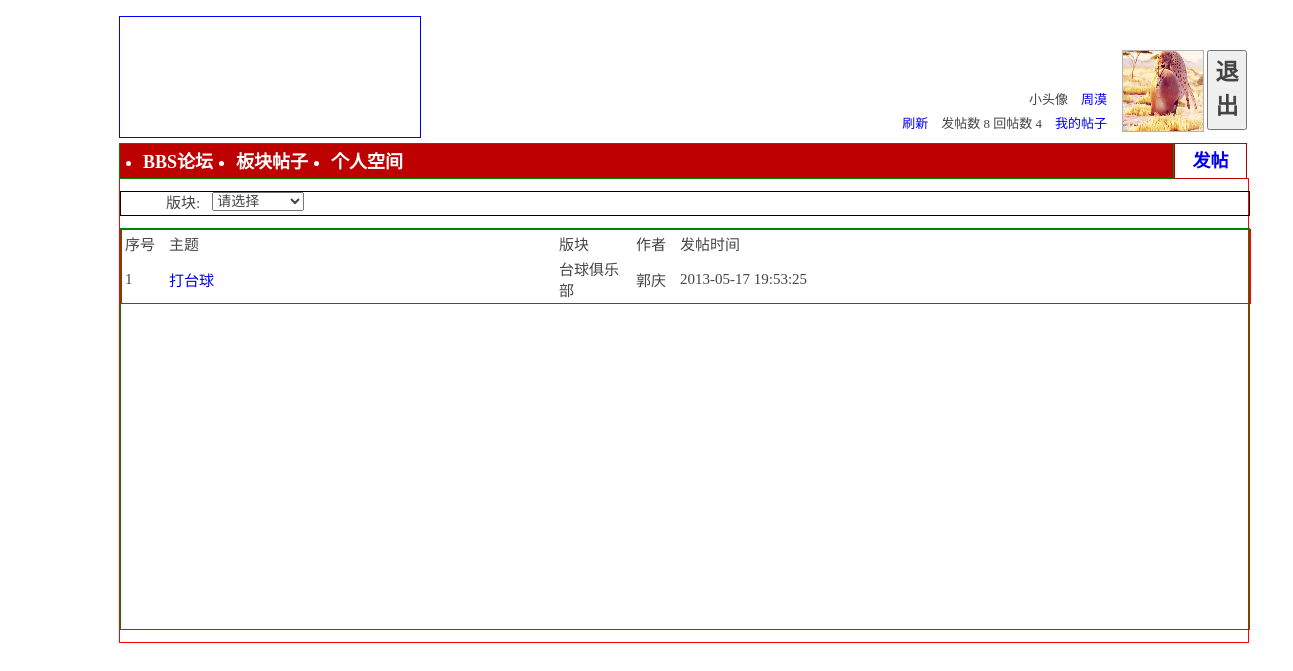
Page /fd_bbs/faces/PlateHandle.php?plate_name=台球俱乐部 (signed in) on the committed database.
### tables this page shows
CREATE TABLE IF NOT EXISTS `title` (
  `title_id` bigint(20) NOT NULL AUTO_INCREMENT,
  `plate_name` varchar(32) NOT NULL,
  `auther` varchar(32) NOT NULL,
  `theme` varchar(128) NOT NULL,
  `content` text NOT NULL,
  `title_time` datetime NOT NULL,
  PRIMARY KEY (`title_id`),
  KEY `ti1` (`plate_name`),
  KEY `ti2` (`auther`)
);

### fd_bbs/faces/PlateHandle.php (the view, shortened to what this page needs)
<html>
<head>
<link rel="stylesheet" type="text/css" href="css/PlateHandle.css"/>
</head>
<body>
<?php
	$grade=$_SESSION['grade'];
	$username=$_SESSION['username'];
	$whichPlate=$_SESSION['whichPlate'];
	$pic=$_SESSION['pic'];
	$plate_name=$_GET['plate_name'];
	require_once '../PhpBackstage/Sql_handle.php';
	$sql=new SqlTool();
	$sentence_area="select theme,plate_name,auther,title_time,title_id from title where plate_name='".$plate_name."'";
	$res=$sql->dql_handle($sentence_area);
	$cols=mysql_num_fields($res);
	$ct_shenghuo="select plate_name from plate";
	$ress=$sql->dql_handle($ct_shenghuo);
	$of_title="select title_id from title where auther='".$username."'";
	$of_replytitle="select reply_id from reply_title where reply_people='".$username."'";
	$res_numof_title=$sql->dql_handle($of_title);
	$res_numof_replytitle=$sql->dql_handle($of_replytitle);
	$numof_title=mysql_num_rows($res_numof_title);
	$numof_replytitle=mysql_num_rows($res_numof_replytitle);
?>
<div class="main">
	<div class="div1">
		<div class="head_pic"></div>
		<div class="head_user">
			<div>
				<form action="../PhpBackstage/quit.php" method="post">
					<button  class="quit" title="返回登录">退出</button>
				</form>
			</div>
			<div class="user_pic"><a href="UserSpace.php">
			<?php
				if($pic=="no")
				{
					echo "<img src=\"../imges/1.jpg\" style=\"width:100%;height:100%\"/>";
				}
				else
				{
					echo "<img src=\"$pic\"style=\"width:100%;height:100%\"/>";
				}
			?>
			</a></div>
			<div class="user_info">
				<div class="user_info1"><span>小头像　<a href="UserSpace.php"><?php echo "$username";?></a></span></div>
				<div class="user_info2"><span><a href="MainPage.php">刷新　</a></span><span>发帖数&nbsp;<?php echo $numof_title;?></span>
				<span>回帖数&nbsp;<?php echo $numof_replytitle;?>　</span><a href="UserSpace.php"><span>我的帖子</span></a></div>
			</div>
		</div>
	</div>
	<div class="div2">
		<div class="trabecula">
			<ul>
			<li><a href="MainPage.php" title="首页"><span>BBS论坛</span></a></li>
			<li><a href="PlateHandle.php?plate_name=<?php echo $whichPlate;?>"title="版块帖子"><span>板块帖子</span></a></li>
			<li><a href="UserSpace.php" title="个人空间"><span>个人空间</span></a></li>
			</ul>
		</div>
		<div class="post_message"><a href="PostMessage.php"><span>发帖</span></a></div>
	</div>
	<div class="div3">
		<div class="theme">
			<span style="float:left;margin-left:45px;margin-right:12px;font-size:15px">版块:</span>
			<?php
				echo "<select onchange=\"cha(this.options[this.options.selectedIndex].value)\">";
				echo "<option value=\"\">请选择</option>";
				for($i=0;$i<$row=mysql_fetch_row($ress);$i++)
				{
					if($row[0]=="")
					{
						continue;
					}
				}
				echo "</select>";
			?>
		</div>
		<div class="message">
		<?php
			echo "<table style=\"table-layout:fixed;border:1px solid red;font-size:15px;width:1130px;display:block\">";
					echo "<tr>";
					for($i=-1;$i<=$cols;$i++)
					{
						switch($i)
						{
							case '-1':
								echo "<td style=\"width:40px;\">序号</td>";
								break;
							case '0':
								echo "<td style=\"width:386px;\">主题</td>";
								break;
							case '1':
								echo "<td style=\"width:73px;\">版块</td>";
								break;
							case '2':
								echo "<td style=\"width:40px;\">作者</td>";
								break;
							case '3':
								echo "<td style=\"width:168px;\">发帖时间</td>";
								break;
							case '4':
								{
									if($grade=="管理员"||($whichPlate==$plate_name))
									{
										echo "<td style=\"width:100px;\">处理</td>";
										break;
									}
								}
						}
					}
					echo "</tr>";
					for($i=1;$i<=$row=mysql_fetch_row($res);$i++)
					{
						echo "<tr>";
						for($j=-1;$j<$cols;$j++)
						{
							if($j==-1)
							{
								echo "<td>$i</td>";
							}
							else if($j!=($cols-1))
							{
								if($j==0)
								{
									echo "<td style=\"overflow:hidden;white-space:nowrap;\">";
									echo "<a href=\"SomeMessage.php?id=$row[4]&page=0&numofpage=0&endnum=0\">$row[$j]</a>";
									echo "</td>";
								}
								else
								{
									echo "<td>$row[$j]</td>";
								}
							}
							else
							{
								if($grade=="管理员"||($grade=="版主"&&$whichPlate==$plate_name))
								{
									echo "<td><a href=\"../PhpBackstage/Self_info_handle.php?post_reply=1&id=$row[$j]\">删除</a>/
									<a href=\"Self_tiezi_change.php?post_reply=1&id=$row[$j]\">修改</a></td>";
								}
							}
						}
						echo "</tr>";
					}
					echo "</table>";
				?>
		</div>
	</div>
</div>
</body>
</html>

### fd_bbs/faces/css/PlateHandle.css (style rules this page uses)
body, input, button, select, textarea { font: 12px/1.5 Tahoma,'Microsoft Yahei','Simsun'; font-family: Tahoma, 'Microsoft Yahei', Simsun; font-size: 14px; font-style: normal; font-variant: normal; font-weight: normal; line-height: 1.5; color: #444; }
body { padding:0px; }
body, ul, li { padding-left: 0px; }
a { text-decoration:none; }
.main { // border:1px solid red; width:1200; height:auto; margin-left:75px; margin-right:74px; }
.div1 { margin-top:12px; height:130px; }
.user_info { //border:1px solid red; width:223px; height:80px; float:right; }
.user_info,.user_pic,.quit { margin-top:20px; }
.user_info1 { margin-top:40px; width:auto; height:12px; float:right; }
.user_info2 { margin-top:12px; width:auto; float:right; }
.user_info1,.user_info2 { margin-right:12px; font-size:13px; }
.user_pic { margin-left:3px; float:right; width:80px; height:80px; border:1px solid #B4B4B4; }
.quit { font-size:23px; font-weight:bold; font-family:'华文新魏'; //border:1px solide red; width:40px; height:80px; margin-left:3px; margin-bottom:0px; float:right; }
.div2 { margin-top:1px; height:34px; //border:1px solid #B4B4B4; }
.div3 { margin-top:1px; height:400px; border:1px solid red; }
.div1,.div2,.div3,.div4 { //border:1px solid red; width:94%; margin-left:3%; margin-right:3%; }
.head_pic { width:300px; height:120px; margin-top:4px; margin-bottom:4px; border:1px solid blue; float:left; }
.head_user { //border:1px solid red; width:430px; height:120px; margin-top:4px; margin-bottom:4px; float:right; }
.trabecula { border:1px solid green; width:1053px; height:100%; background:#BD0000; float:left; }
.trabecula li { float:left; line-height:8px; margin-left:23px; color:white; }
.trabecula a { color:white; }
.post_message { border:1px solid #BD0000; //color:black; float:right; width:71px; height:100%; line-height:34px; text-align:center; }
.post_message,.trabecula li { font-size:18px; font-weight:bold; }
.div3 { height:auto; }
.theme { margin-top:12px; border:1px solid black; width:100%; height:23px; }
.message { margin-top:12px; margin-bottom:12px; border:1px solid green; width:100%; height:400px; }

### rows in the picture
title: theme "打台球", plate_name "台球俱乐部", auther "郭庆", title_time "2013-05-17 19:53:25"

### other values in the picture
$username "周漠"
$numof_title "8"
$numof_replytitle "4"
